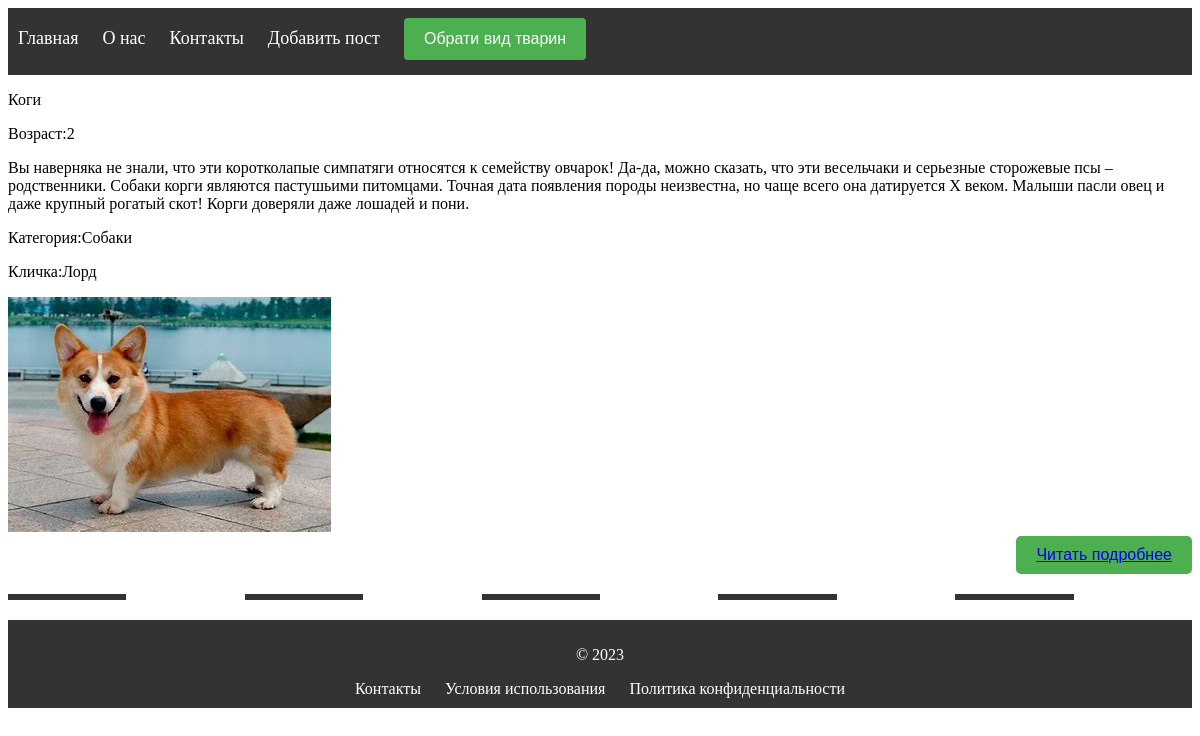
Screenshot of /post/3 with the database file from the repository.
### info/models.py (models this page shows, shortened)
class Animal(models.Model):
    name = models.CharField(max_length=150)
    age = models.SmallIntegerField()
    text = models.TextField()
    image = models.ImageField(upload_to='animals',blank=True)
    category = models.ForeignKey(Category,on_delete=models.CASCADE)
    nickname = models.CharField(max_length=160)

class Category(models.Model):
    category = models.CharField(max_length=150)
    description = models.TextField()
    def __str__(self):
        return self.category

### info/views.py (the view)
# urls.py: path('post/<int:post_id>',read,name='post'),
def read(request,post_id):
    c = Animal.objects.filter(pk=post_id)
    context = {'post':c}
    return render(request,'info/post.html',context)

### templates/info/post.html
{% extends 'info/base.html' %}
{% load static %}
{% block content %}
{% for i in post %}
      <p>{{ i.name }}</p>
      <p>Возраст:{{ i.age }}</p>
      <p>{{ i.text }}</p>
      <p>Категория:{{ i.category }}</p>
      <p>Кличка:{{ i.nickname }}</p>
      {% if i.image %}
      <img src="{{ i.image.url }}">
      {% endif %}
      <div class="button-container">
        <button class="my-button"><a href="{% url 'post' i.pk %}">Читать подробнее</a></button>
      </div>
      <hr>
{% endfor %}
{% endblock %}

### static/css/styles.css (style rules this page uses)
.button-container { text-align: right; }
hr { border: none; height: 6px; margin: 20px 0; background-image: linear-gradient(to right, #333 10%, transparent 10%, transparent 20%, #333 20%, #333 30%, transparent 30%, transparent 40%, #333 40%, #333 50%, transparent 50%, transparent 60%, #333 60%, #333 70%, transparent 70%, transparent 80%, #333 80%, #333 90%, transparent 90%, transparent 100%); }
.my-button { background-color: #4CAF50; color: white; border: none; padding: 10px 20px; text-align: center; text-decoration: none; display: inline-block; font-size: 16px; cursor: pointer; border-radius: 5px; }

### templates/info/base.html (style rules this page uses)
button { background-color: #4CAF50; color: white; padding: 12px 20px; border: none; border-radius: 4px; cursor: pointer; font-size: 16px; }

### rows the page displays
Animal: name "Коги", age "2", text "Вы наверняка не знали, что эти коротколапые симпатяги относятся к семейству овчарок! Да-да, можно сказать, что эти весельчаки и серьезные сторожевые псы – родственники. Собаки корги являются пастушьими питомцами. Точная дата появления породы неизвестна, но чаще всего она датируется X веком. Малыши пасли овец и даже крупный рогатый скот! Корги доверяли даже лошадей и пони.", category "Собаки", nickname "Лорд", image (picture)
